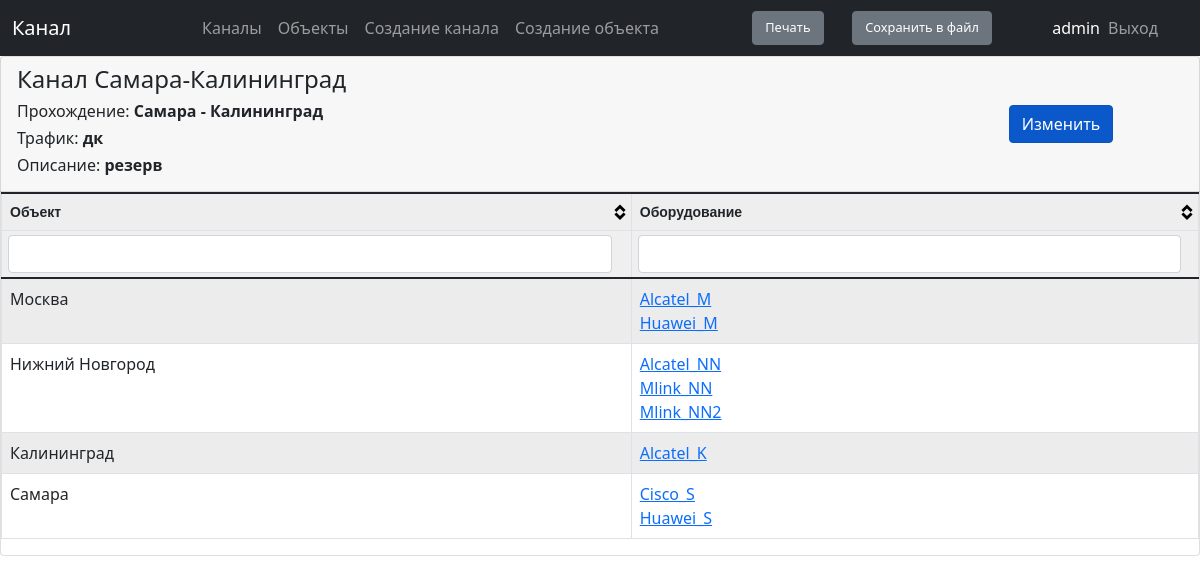
The app's page /scheme/28/channel_detail_view (signed in), older data.
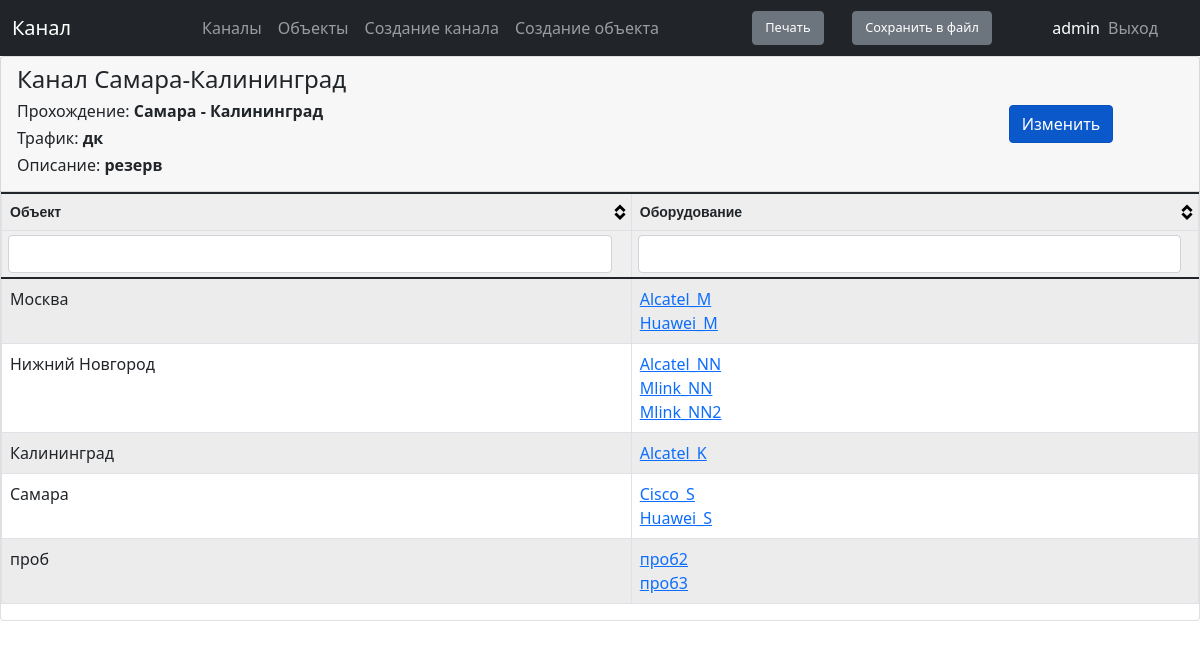
The same page, newer data.
### scheme/models.py (models this page shows, shortened)
class Locations(models.Model):
    location = models.CharField(max_length=100, unique=True, verbose_name='Название объекта')
    address = models.CharField(max_length=300, verbose_name='Адрес объекта', blank=True)
    class Meta:
        verbose_name = 'Объекты'
        verbose_name_plural = 'Объекты'
    def __str__(self):
        return self.location

class Equipment(models.Model):
    equipment = models.CharField(max_length=100, verbose_name='Оборудование')
    description = models.CharField(max_length=200, verbose_name='Описание', blank=True)
    locations_connect = models.ForeignKey('Locations', on_delete=models.PROTECT,
                        related_name='locationcon', verbose_name='Прохождение по оборудованию')
    class Meta:
        verbose_name = 'Оборудование'
        verbose_name_plural = 'Оборудование'

### scheme/views.py (the view)
# urls.py: path('<int:pk>/channel_detail_view', permission_required('scheme.view_channeldetailview')(views.ChannelDetailView.as_view()), name='url_channel_detail_view'),
class ChannelDetailView(DetailView):
    model = Channels
    template_name = 'scheme/channel_detail_view.html'
    context_object_name = 'channel_detail'

### scheme/templates/scheme/channel_detail_view.html (shortened to what this page needs)
{% extends 'main/index.html' %}
{% block title %} Канал {% endblock %}
{% block content %}
<div class="card ">
    <div class="card-header row align-items-center">
        <div class="col-10 text-right">
            <h4>{{channel_detail.channel_name}}</h4>
            <h6>Прохождение: <b>{{channel_detail.object_a}} - {{channel_detail.object_b}}</b></h6>
            <h6>Трафик: <b>{{channel_detail.traffic}}</b></h6>
            <h6>Описание: <b>{{channel_detail.description}}</b></h6>
        </div>
        <div class="col-2 align-items-start">
            <a href="{% url 'url_update_channel' channel_detail.id %}" class="btn btn-primary active" role="button" aria-pressed="true">Изменить</a>
        </div>
    </div>
    <table id='tblData'>
        <thead>
            <th>Объект</th>
            <th>Оборудование</th>
        </thead>
        <tbody>
            {% regroup channel_detail.equipment_connect.all by locations_connect as locations_list %}
            {% for locations_connect in locations_list %}
        <tr>
            <td>{{ locations_connect.grouper }}</td>
            <td>{% for equip  in locations_connect.list %} <a href="{% url 'url_equipment_detail_view' equip.id %}" >{{ equip.equipment }}</a><br>{% endfor %}</td>
        </tr>
        {%endfor%}
        </tbody>
    </table>
</div>
{% endblock%}
            {% regroup channel_detail.equipment_connect.all by locations_connect as locations_list %}

Row changes from the older to the newer data that the page shows:
added Locations: grouper "проб"
added Equipment: equipment "проб2", shown under "проб"
added Equipment: equipment "проб3", shown under "проб"
